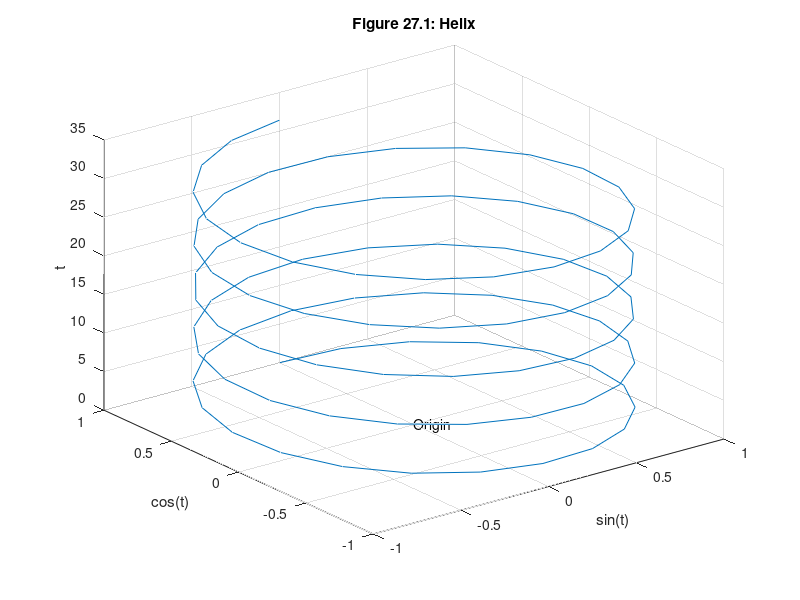

Recreate this plot in MATLAB.
% mm2701.m
t = linspace(0,10*pi);
plot3(sin(t),cos(t),t)
xlabel('sin(t)'), ylabel('cos(t)'), zlabel('t')
text(0,0,0,'Origin')
grid on
title('Figure 27.1: Helix')
v = axis
